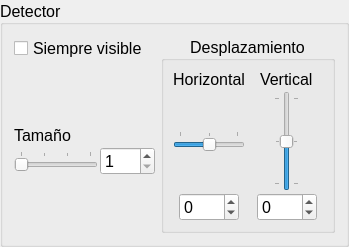
            <widget class="QGroupBox" name="groupBox">
             <property name="font">
              <font>
               <pointsize>12</pointsize>
               <italic>false</italic>
              </font>
             </property>
             <property name="title">
              <string>Detector</string>
             </property>
             <property name="alignment">
              <set>Qt::AlignLeading|Qt::AlignLeft|Qt::AlignVCenter</set>
             </property>
             <layout class="QHBoxLayout" name="horizontalLayout_6">
              <item>
               <layout class="QVBoxLayout" name="verticalLayout">
                <item>
                 <widget class="QCheckBox" name="check_detector">
                  <property name="sizePolicy">
                   <sizepolicy hsizetype="Maximum" vsizetype="Maximum">
                    <horstretch>0</horstretch>
                    <verstretch>0</verstretch>
                   </sizepolicy>
                  </property>
                  <property name="focusPolicy">
                   <enum>Qt::NoFocus</enum>
                  </property>
                  <property name="text">
                   <string>Siempre visible</string>
                  </property>
                  <property name="autoRepeat">
                   <bool>false</bool>
                  </property>
                 </widget>
                </item>
                <item>
                 <spacer name="verticalSpacer_4">
                  <property name="orientation">
                   <enum>Qt::Vertical</enum>
                  </property>
                  <property name="sizeHint" stdset="0">
                   <size>
                    <width>0</width>
                    <height>0</height>
                   </size>
                  </property>
                 </spacer>
                </item>
                <item>
                 <layout class="QVBoxLayout" name="verticalLayout_2">
                  <property name="spacing">
                   <number>2</number>
                  </property>
                  <item>
                   <widget class="QLabel" name="label_detector_size">
                    <property name="sizePolicy">
                     <sizepolicy hsizetype="Maximum" vsizetype="Maximum">
                      <horstretch>0</horstretch>
                      <verstretch>0</verstretch>
                     </sizepolicy>
                    </property>
                    <property name="font">
                     <font>
                      <pointsize>12</pointsize>
                      <italic>false</italic>
                     </font>
                    </property>
                    <property name="text">
                     <string>Tamaño</string>
                    </property>
                   </widget>
                  </item>
                  <item>
                   <layout class="QHBoxLayout" name="horizontalLayout">
                    <item>
                     <widget class="AgileSlider" name="slider_detector_size">
                      <property name="focusPolicy">
                       <enum>Qt::NoFocus</enum>
                      </property>
                      <property name="minimum">
                       <number>1</number>
                      </property>
                      <property name="maximum">
                       <number>10</number>
                      </property>
                      <property name="pageStep">
                       <number>1</number>
                      </property>
                      <property name="tracking">
                       <bool>true</bool>
                      </property>
                      <property name="orientation">
                       <enum>Qt::Horizontal</enum>
                      </property>
                      <property name="tickPosition">
                       <enum>QSlider::TicksAbove</enum>
                      </property>
                      <property name="tickInterval">
                       <number>3</number>
                      </property>
                     </widget>
                    </item>
                    <item>
                     <widget class="NoWheelSpinBox" name="spin_detector_size">
                      <property name="accelerated">
                       <bool>true</bool>
                      </property>
                      <property name="correctionMode">
                       <enum>QAbstractSpinBox::CorrectToNearestValue</enum>
                      </property>
                      <property name="keyboardTracking">
                       <bool>false</bool>
                      </property>
                      <property name="minimum">
                       <number>1</number>
                      </property>
                      <property name="maximum">
                       <number>999</number>
                      </property>
                     </widget>
                    </item>
                   </layout>
                  </item>
                 </layout>
                </item>
                <item>
                 <spacer name="verticalSpacer_3">
                  <property name="orientation">
                   <enum>Qt::Vertical</enum>
                  </property>
                  <property name="sizeHint" stdset="0">
                   <size>
                    <width>0</width>
                    <height>0</height>
                   </size>
                  </property>
                 </spacer>
                </item>
               </layout>
              </item>
              <item>
               <widget class="QGroupBox" name="groupBox_4">
                <property name="title">
                 <string>Desplazamiento</string>
                </property>
                <property name="alignment">
                 <set>Qt::AlignCenter</set>
                </property>
                <layout class="QHBoxLayout" name="horizontalLayout_3" stretch="1,1">
                 <item>
                  <layout class="QVBoxLayout" name="verticalLayout_5">
                   <property name="spacing">
                    <number>2</number>
                   </property>
                   <item>
                    <layout class="QHBoxLayout" name="horizontalLayout_7">
                     <item>
                      <widget class="QLabel" name="label_detector_horizontal">
                       <property name="sizePolicy">
                        <sizepolicy hsizetype="Maximum" vsizetype="Maximum">
                         <horstretch>0</horstretch>
                         <verstretch>0</verstretch>
                        </sizepolicy>
                       </property>
                       <property name="font">
                        <font>
                         <pointsize>12</pointsize>
                         <italic>false</italic>
                        </font>
                       </property>
                       <property name="text">
                        <string>Horizontal</string>
                       </property>
                      </widget>
                     </item>
                    </layout>
                   </item>
                   <item>
                    <spacer name="verticalSpacer">
                     <property name="orientation">
                      <enum>Qt::Vertical</enum>
                     </property>
                     <property name="sizeHint" stdset="0">
                      <size>
                       <width>20</width>
                       <height>40</height>
                      </size>
                     </property>
                    </spacer>
                   </item>
                   <item>
                    <layout class="QVBoxLayout" name="verticalLayout_6">
                     <item>
                      <widget class="AgileSlider" name="slider_detector_horizontal">
                       <property name="focusPolicy">
                        <enum>Qt::NoFocus</enum>
                       </property>
                       <property name="minimum">
                        <number>-5</number>
                       </property>
                       <property name="maximum">
                        <number>5</number>
                       </property>
                       <property name="pageStep">
                        <number>1</number>
                       </property>
                       <property name="tracking">
                        <bool>true</bool>
                       </property>
                       <property name="orientation">
                        <enum>Qt::Horizontal</enum>
                       </property>
                       <property name="tickPosition">
                        <enum>QSlider::TicksAbove</enum>
                       </property>
                       <property name="tickInterval">
                        <number>5</number>
                       </property>
                      </widget>
                     </item>
                    </layout>
                   </item>
                   <item>
                    <spacer name="verticalSpacer_2">
                     <property name="orientation">
                      <enum>Qt::Vertical</enum>
                     </property>
                     <property name="sizeHint" stdset="0">
                      <size>
                       <width>20</width>
                       <height>40</height>
                      </size>
                     </property>
                    </spacer>
                   </item>
                   <item>
                    <layout class="QHBoxLayout" name="horizontalLayout_13">
                     <item>
                      <spacer name="horizontalSpacer">
                       <property name="orientation">
                        <enum>Qt::Horizontal</enum>
                       </property>
                       <property name="sizeHint" stdset="0">
                        <size>
                         <width>0</width>
                         <height>0</height>
                        </size>
                       </property>
                      </spacer>
                     </item>
                     <item>
                      <widget class="NoWheelSpinBox" name="spin_detector_horizontal">
                       <property name="sizePolicy">
                        <sizepolicy hsizetype="Maximum" vsizetype="Maximum">
                         <horstretch>0</horstretch>
                         <verstretch>0</verstretch>
                        </sizepolicy>
                       </property>
                       <property name="accelerated">
                        <bool>true</bool>
                       </property>
                       <property name="correctionMode">
                        <enum>QAbstractSpinBox::CorrectToNearestValue</enum>
                       </property>
                       <property name="keyboardTracking">
                        <bool>false</bool>
                       </property>
                       <property name="minimum">
                        <number>-999</number>
                       </property>
                       <property name="maximum">
                        <number>999</number>
                       </property>
                      </widget>
                     </item>
                     <item>
                      <spacer name="horizontalSpacer_2">
                       <property name="orientation">
                        <enum>Qt::Horizontal</enum>
                       </property>
                       <property name="sizeHint" stdset="0">
                        <size>
                         <width>0</width>
                         <height>0</height>
                        </size>
                       </property>
                      </spacer>
                     </item>
                    </layout>
                   </item>
                  </layout>
                 </item>
                 <item>
                  <layout class="QVBoxLayout" name="verticalLayout_7">
                   <property name="spacing">
                    <number>2</number>
                   </property>
                   <item>
                    <layout class="QHBoxLayout" name="horizontalLayout_12">
                     <item>
                      <widget class="QLabel" name="label_detector_vertical">
                       <property name="sizePolicy">
                        <sizepolicy hsizetype="Maximum" vsizetype="Maximum">
                         <horstretch>0</horstretch>
                         <verstretch>0</verstretch>
                        </sizepolicy>
                       </property>
                       <property name="font">
                        <font>
                         <pointsize>12</pointsize>
                         <italic>false</italic>
                        </font>
                       </property>
                       <property name="text">
                        <string>Vertical</string>
                       </property>
                      </widget>
                     </item>
                    </layout>
                   </item>
                   <item>
                    <layout class="QHBoxLayout" name="horizontalLayout_5">
                     <item>
                      <widget class="AgileSlider" name="slider_detector_vertical">
                       <property name="minimumSize">
                        <size>
                         <width>0</width>
                         <height>80</height>
                        </size>
                       </property>
                       <property name="focusPolicy">
                        <enum>Qt::NoFocus</enum>
                       </property>
                       <property name="minimum">
                        <number>-5</number>
                       </property>
                       <property name="maximum">
                        <number>5</number>
                       </property>
                       <property name="pageStep">
                        <number>1</number>
                       </property>
                       <property name="tracking">
                        <bool>true</bool>
                       </property>
                       <property name="orientation">
                        <enum>Qt::Vertical</enum>
                       </property>
                       <property name="tickPosition">
                        <enum>QSlider::TicksBothSides</enum>
                       </property>
                       <property name="tickInterval">
                        <number>5</number>
                       </property>
                      </widget>
                     </item>
                    </layout>
                   </item>
                   <item>
                    <layout class="QHBoxLayout" name="horizontalLayout_15">
                     <item>
                      <spacer name="horizontalSpacer_3">
                       <property name="orientation">
                        <enum>Qt::Horizontal</enum>
                       </property>
                       <property name="sizeHint" stdset="0">
                        <size>
                         <width>0</width>
                         <height>0</height>
                        </size>
                       </property>
                      </spacer>
                     </item>
                     <item>
                      <widget class="NoWheelSpinBox" name="spin_detector_vertical">
                       <property name="sizePolicy">
                        <sizepolicy hsizetype="Maximum" vsizetype="Maximum">
                         <horstretch>0</horstretch>
                         <verstretch>0</verstretch>
                        </sizepolicy>
                       </property>
                       <property name="accelerated">
                        <bool>true</bool>
                       </property>
                       <property name="correctionMode">
                        <enum>QAbstractSpinBox::CorrectToNearestValue</enum>
                       </property>
                       <property name="keyboardTracking">
                        <bool>false</bool>
                       </property>
                       <property name="minimum">
                        <number>-999</number>
                       </property>
                       <property name="maximum">
                        <number>999</number>
                       </property>
                      </widget>
                     </item>
                     <item>
                      <spacer name="horizontalSpacer_4">
                       <property name="orientation">
                        <enum>Qt::Horizontal</enum>
                       </property>
                       <property name="sizeHint" stdset="0">
                        <size>
                         <width>0</width>
                         <height>0</height>
                        </size>
                       </property>
                      </spacer>
                     </item>
                    </layout>
                   </item>
                  </layout>
                 </item>
                </layout>
               </widget>
              </item>
             </layout>
            </widget>
